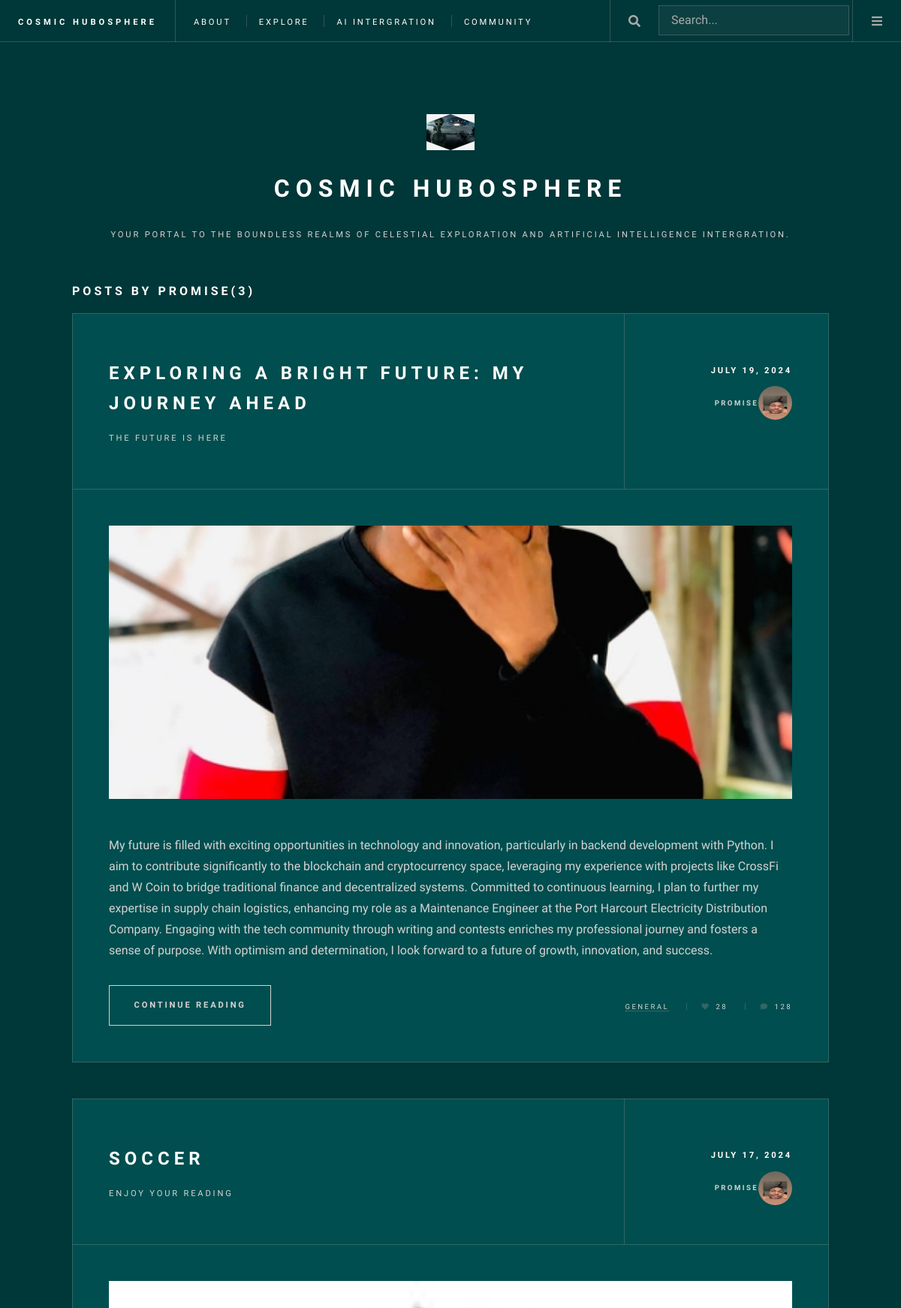
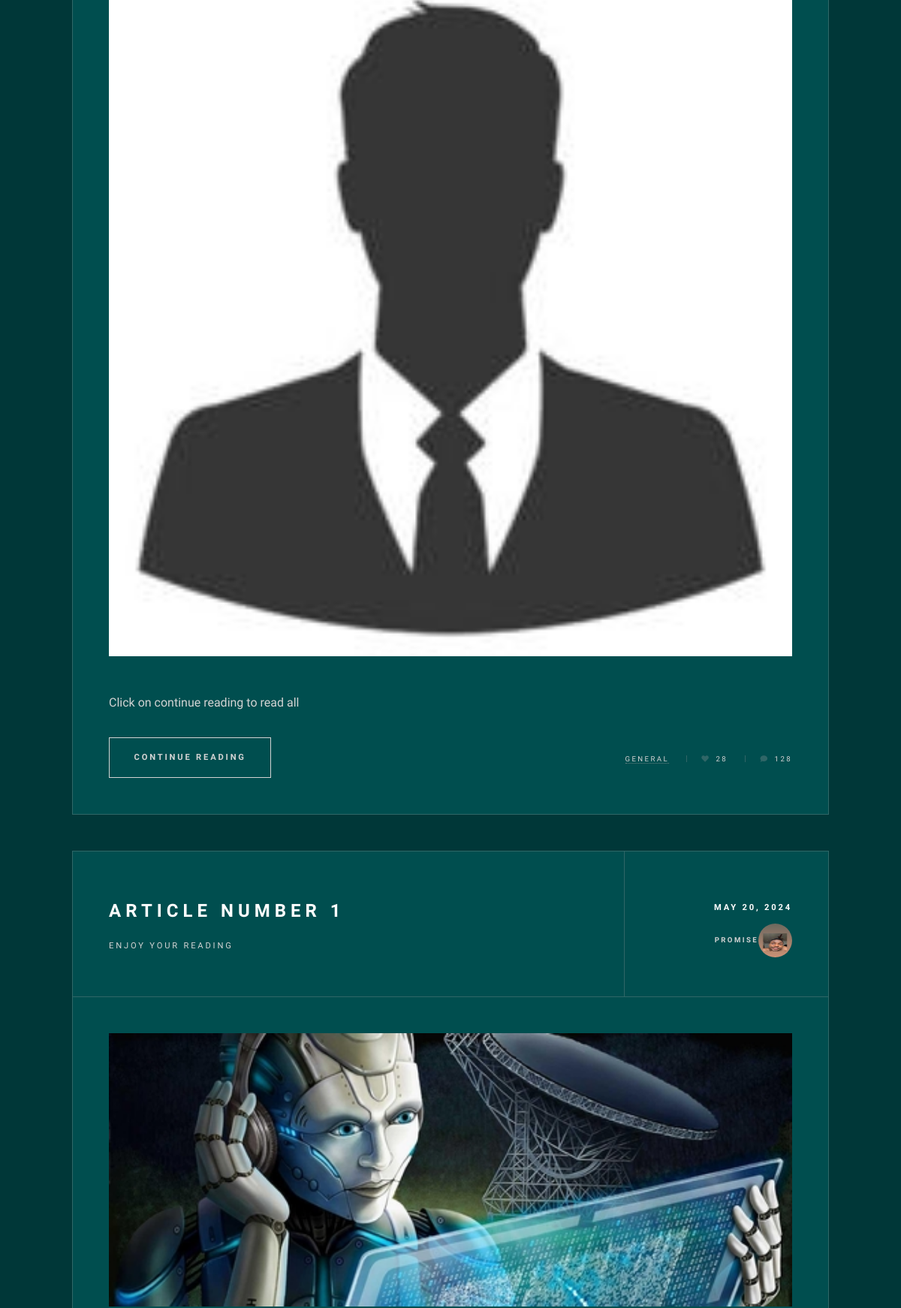
The app's page /user/promise/ (upper part) with its own data (2 pictures, top to bottom).
### index/models.py (models this page shows, shortened)
class Article(models.Model):
    title = models.CharField(max_length=100)
    sub_title = models.CharField(max_length =2000, default="enjoy your reading")
    preview = models.TextField(default="Click on continue reading to read all")
    content = models.TextField()
    date_posted = models.DateTimeField(default=timezone.now)
    author = models.ForeignKey(User, on_delete = models.CASCADE)
    image = ResizedImageField(size=[1000,400 ], crop=['middle', 'center'], default='profile_pics/profile-picture.jpg', upload_to='article_images/')
    likes_count = models.IntegerField(default=0)
    comment_count = models.IntegerField(default=0)

### user/models.py (models this page shows, shortened)
class Profile(models.Model):
    GENDER_CHOICES = [
        ('M', 'Male'),
        ('F', 'Female'),
        ('O', 'Other'),
    ]
    user = models.OneToOneField(User, on_delete=models.CASCADE)
    image = models.ImageField(default='profile_pics/profile-picture.jpg', upload_to='profile_pics/')
    bio = models.TextField(blank=True)
    country = CountryField(default='US')
    date_of_birth = models.DateField(null=True, blank=True)
    phone_number = models.CharField(max_length=15, blank=True)
    gender = models.CharField(max_length=1, choices=GENDER_CHOICES, blank=True)

### index/views.py (the view)
# urls.py: path('user/<str:username>/', UserArticleView.as_view(), name="user-article"),
class UserArticleView(ListView):
    model= Article
    context_object_name = 'posts'
    paginate_by = 5
    def get_queryset(self):
        user = get_object_or_404(User, username=self.kwargs.get('username'))
        return Article.objects.filter(author=user).order_by('-date_posted')
    def get_context_data(self, **kwargs):
        context = super().get_context_data(**kwargs)
        user = get_object_or_404(User, username=self.kwargs.get('username'))
        context['user_article'] = user
        return context
    def get_template_names(self):
        return ['user_article_list.html']

### templates/user_article_list.html (shortened to what this page needs)
{% extends 'base.html' %}
{% load static %}
{% block content %}
	<body class="is-preload">
			<div id="wrapper">
					<div id="main">
						<h1 class="mb-3"> POSTS by {{ view.kwargs.username}}({{page_obj.paginator.count}})</h1>
						{% for article in posts %}
							<article class="post">
								<header>
									<div class="title">
										<h2><a href="{% url 'article-detail' article.id %}">{{article.title}}</a></h2>
										<p>{{article.sub_title}}</p>
									</div>
									<div class="meta">
										<time class="published" datetime="2015-11-01">{{article.date_posted|date:"F d, Y"}}</time>
										<a href="{% url 'user-article' article.author.username %}" class="author"><span  style="font-weight: bold; margin-left: 30px;">{{ article.author}}</span><img src="{{article.author.profile.image.url}}" alt="" style="width: 45px; height: 45px; border-radius: 50%;"/></a>
									</div>
								</header>
								<a href="single.html" class="image featured"><img src="{{ article.image.url}}" alt="" /></a>
								<p>{{article.preview}}</p>
								<footer>
									<ul class="actions">
										<li><a href="{% url 'article-detail' article.id %}" class="button large">Continue Reading</a></li>
									</ul>
									<ul class="stats">
										<li><a href="">General</a></li>
										<li><a href="#" class="icon solid fa-heart">28</a></li>
										<li><a href="#" class="icon solid fa-comment">128</a></li>
									</ul>
								</footer>
							</article>
							{% endfor %}
					</div>
					<section id="sidebar">
							<section id="intro">
								<a href="#" class="logo"><img src="{% static 'images/aliens.jpg' %}" alt="" /></a>
								<header>
									<h2><a href="">COSMIC HUBOSPHERE</a></h2>
									<p>Your Portal to the  boundless realms of celestial exploration and artificial intelligence intergration. <a href="http://html5up.net"></a></p>
								</header>
							</section>
					</section>
			</div>
	</body>
{% endblock %}

### records on screen
Article: title "EXPLORING A BRIGHT FUTURE: MY JOURNEY AHEAD", sub_title "THE FUTURE IS HERE", date_posted "JULY 19, 2024", author "PROMISE", author.profile.image (picture), image (picture), preview "My future is filled with exciting opportunities in technology and innovation, particularly in backend development with Python. I aim to contribute significantly to the blockchain and cryptocurrency space, leveraging my experience with projects like CrossFi and W Coin to bridge traditional finance and decentralized systems. Committed to continuous learning, I plan to further my expertise in supply chain logistics, enhancing my role as a Maintenance Engineer at the Port Harcourt Electricity Distribution Company. Engaging with the tech community through writing and contests enriches my professional journey and fosters a sense of purpose. With optimism and determination, I look forward to a…"
Article: title "SOCCER", sub_title "ENJOY YOUR READING", date_posted "JULY 17, 2024", author "PROMISE", author.profile.image (picture), image (picture), preview "Click on continue reading to read all"
Article: title "ARTICLE NUMBER 1", sub_title "ENJOY YOUR READING", date_posted "MAY 20, 2024", author "PROMISE", author.profile.image (picture), image (picture)

### other values on screen
{{ view.kwargs.username }} "PROMISE"
{{ page_obj.paginator.count }} "3"
